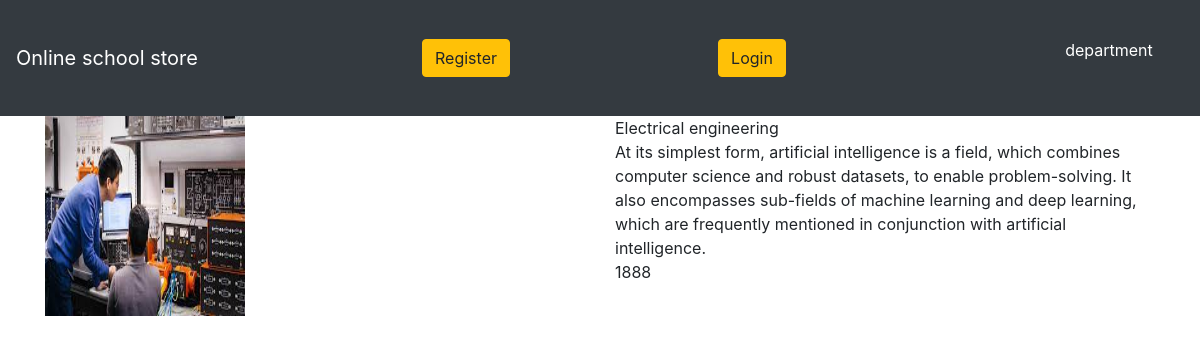
The page /movie/18/ on the database its author committed.
### movieapp/models.py (models this page shows, shortened)
class Movie(models.Model):
    name=models.CharField(max_length=250)
    dep=models.TextField()
    year=models.IntegerField()
    img=models.ImageField(upload_to='gallery')

### movieapp/views.py (the view)
# urls.py: path('movie/<int:movie_id>/',views.detail,name='detail'),
def detail(request,movie_id):
    movie=Movie.objects.get(id=movie_id)
    return render(request,"detail.html",{'movie':movie})

### templates/detail.html
{% extends 'base.html' %}
{% block body %}
<div class="container">
 <div class="row">
  <div class="col-md-6">
   <img src="{{movie.img.url}}" width="200" height="200">
  </div>
  <div class="col-md-6">
   {{movie.name}}<br>
   {{movie.dep}}<br>
   {{movie.year}}<br>
  </div>
  </div>
</div>
{% endblock %}

### static/style.css (style rules this page uses)
body { background-image:url(background.jpg); background-size:cover; background-position:center; }

### rows shown on the page
Movie: img (picture), name "Electrical engineering", dep "At its simplest form, artificial intelligence is a field, which combines computer science and robust datasets, to enable problem-solving. It also encompasses sub-fields of machine learning and deep learning, which are frequently mentioned in conjunction with artificial intelligence.", year "1888"
